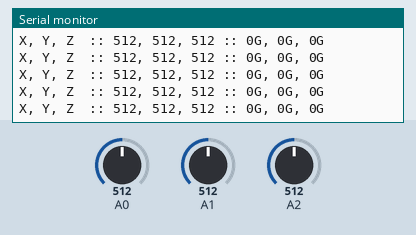
Simulated run of this sketch. Board: Arduino Uno, built with avr-gcc and run on an emulated ATmega328P. On the bench: the last lines printed to the serial monitor. Inputs (shaded band) come from the test bench; at power-on: A0 = 512, A1 = 512, A2 = 512.

Above: at 1.2 s.
1.3 s: A0 set to 498
At 1.39 s:
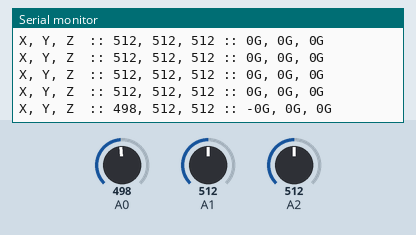
4.3 s: A1 set to 496
At 4.32 s:
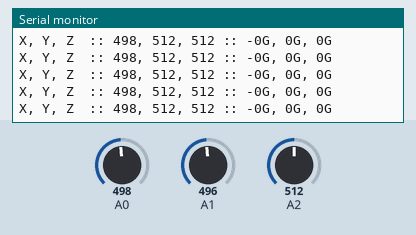
7.3 s: A2 set to 502
At 7.31 s:
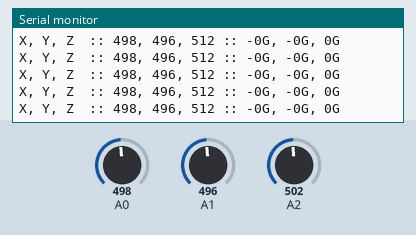

The sketch:

Calibrated_Sensor_Output.ino
```cpp
const int xInput = A0;
const int yInput = A1;
const int zInput = A2;

// initialize minimum and maximum Raw Ranges for each axis
// 10-bit analog digit convert
int RawMin = 0;
int RawMax = 1023;

// Take multiple samples to reduce noise
const int sampleSize = 10;

void setup() {
  // put your setup code here, to run once:
  analogReference(EXTERNAL);
  Serial.begin(9600);

}

void loop() {
  // put your main code here, to run repeatedly:
  // Read raw values
  // ReadAxis() takes 10 samples of ADC conversions and return the average
  int xRaw = ReadAxis(xInput);
  int yRaw = ReadAxis(yInput);
  int zRaw = ReadAxis(zInput);

  // Convert raw values to 'milli-Gs"
  // converts the analog output voltages from the sensor to gravitational acceleration(G)
  // The values -3000 and 3000 represents the gravitational acceleration
  // (in milli-g which is 1/1000 of a g) measured by the sensor
  // i.e. ±3g (-3000 milli-g to 3000 milli-g).
  long xScaled = map(xRaw, RawMin, RawMax, -3000, 3000);
  long yScaled = map(yRaw, RawMin, RawMax, -3000, 3000);
  long zScaled = map(zRaw, RawMin, RawMax, -3000, 3000);

  // re-scale to fractional Gs
  float xAccel = xScaled / 1000.0;
  float yAccel = yScaled / 1000.0;
  float zAccel = zScaled / 1000.0;

  Serial.print("X, Y, Z  :: ");
  Serial.print(xRaw);
  Serial.print(", ");
  Serial.print(yRaw);
  Serial.print(", ");
  Serial.print(zRaw);
  Serial.print(" :: ");
  Serial.print(xAccel,0);
  Serial.print("G, ");
  Serial.print(yAccel,0);
  Serial.print("G, ");
  Serial.print(zAccel,0);
  Serial.println("G");

  delay(10);

}

// Take samples and return the average
int ReadAxis(int axisPin)
{
  long reading = 0;
  analogRead(axisPin);
  delay(1);
  for (int i = 0; i < sampleSize; i++)
  {
  reading += analogRead(axisPin);
  }
  return reading/sampleSize;
}
```

ADC.c
```cpp
#include <avr/io.h>
#include <stdint.h>       // needed for uint8_t
#include "ADC.h"

short ADC_single_read(uint8_t adctouse)
{
	short ADCval;

	ADMUX = adctouse;         // use #1 ADC
	ADMUX |= (1 << REFS0);    // use AVcc as the reference
	ADMUX &= ~(1 << ADLAR);   // clear for 10 bit resolution

	ADCSRA |= (1 << ADPS2) | (1 << ADPS1) | (1 << ADPS0);    // 128 prescale for 8Mhz
	ADCSRA |= (1 << ADEN);    // Enable the ADC

	ADCSRA |= (1 << ADSC);    // Start the ADC conversion

	while(ADCSRA & (1 << ADSC));      // This line waits for the ADC to finish


	ADCval = ADCL;
	ADCval = (ADCH << 8) + ADCval;    // ADCH is read so ADC can be updated again

	return ADCval;
}

short ADC_avg_sample(uint8_t adctouse){
    short sum = 0;
    int i;
    for(i = 0; i < N_AVG_SAMPLES; i++)
        sum += ADC_single_read(adctouse);

    return (short) (sum/N_AVG_SAMPLES);
}

int map(int x, int in_min, int in_max, int out_min, int out_max) {
	// Re maps a number from one range to another
	return ((x - in_min) * 7.82) + out_min; // map function from arduino code
}
```

ADC.h
```cpp
#include <avr/io.h>
#include <stdint.h>       // needed for uint8_t

#ifndef F_CPU
#define F_CPU   1000000UL
#endif

#define N_AVG_SAMPLES 10  // Number of samples taken in the ADC_avg_sample

/*  Reads from the ADC passed in as an unsigned 8 bit number, in the case of the
    ATMega328p there are 6 different ADCs that can be used (0-5), it returns a value
    from 0 - 1023 (10 bit resolution)
*/
short ADC_single_read(uint8_t adctouse);

/*  This function takes in an int x within a range [in_min, in_max] and outputs an
    equivalent number in the range [out_min, out_max]
*/
int map(int x, int in_min, int in_max, int out_min, int out_max);

/*  Returns the avg of N_AVG_SAMPLES from the ADC passed in as a parameter, this is done
    in order to smooth out any noise
*/
short ADC_avg_sample(uint8_t adctouse);
```

Accelerometer_to_RGB_LED.c
```cpp
#include <avr/io.h>
#include <util/delay.h>
#include <stdint.h>       // needed for uint8_t
#define F_CPU   1000000UL

// Got this from https://sites.google.com/site/qeewiki/books/avr-guide/pwm-on-the-atmega328
int ADC_single_read(uint8_t adctouse)
{
	int ADCval;

	ADMUX = adctouse;         // use #1 ADC
	ADMUX |= (1 << REFS0);    // use AVcc as the reference
	ADMUX &= ~(1 << ADLAR);   // clear for 10 bit resolution

	ADCSRA |= (1 << ADPS2) | (1 << ADPS1) | (1 << ADPS0);    // 128 prescale for 8Mhz
	ADCSRA |= (1 << ADEN);    // Enable the ADC

	ADCSRA |= (1 << ADSC);    // Start the ADC conversion

	while(ADCSRA & (1 << ADSC));      // Thanks T, this line waits for the ADC to finish


	ADCval = ADCL;
	ADCval = (ADCH << 8) + ADCval;    // ADCH is read so ADC can be updated again

	return ADCval;
}

int map(int x, int in_min, int in_max, int out_min, int out_max) {
	// Re maps a number from one range to another
	return (x - in_min) * (out_max - out_min) / (in_max - in_min) + out_min; // map function from arduino code
}

int inRange(float low, float high, float x)
{
	return ((x-high)*(x-low) <= 0);
}

int main(void)
{
	DDRD |= (1 << DDD6);
	// PD6 is now an output

	OCR0A = 128;
	// set PWM for 50% duty cycle


	TCCR0A |= (1 << COM0A1);
	// set none-inverting mode

	TCCR0A |= (1 << WGM01) | (1 << WGM00);
	// set fast PWM Mode

	TCCR0B |= (1 << CS01);
	// set prescaler to 8 and starts PWM

	int raw;
	float axixScaled;

	while(1)
	{
		 // This will read from ADC3 and map it to gravitational acceleration (G)
		raw = ADC_single_read(1);
		axixScaled = map(raw, 0, 1023, 0, 255)/1.0;
		OCR0A = (int) axixScaled;
		/*if(inRange(-2000.0, 2000.0, axixScaled)) OCR0A = 255; // Turn LED on if 1G is on the axis being sampled
		else {
			OCR0A = 0;
		}*/

	}
}
```

UART.c
```cpp
#include <avr/io.h>
#include <util/delay.h>
#include <stdint.h>       // needed for uint8_t
#include "UART.h"

unsigned char MYUBBR = ((F_CPU/4/BAUD) - 1) / 2;

void UART_Init(void){
	// Set Baud rate
	UCSR0A = (1<<U2X0); // Double the UART Trans speed

	UBRR0H = (unsigned char)(MYUBBR>>8);
	UBRR0L = (unsigned char)MYUBBR;

	UCSR0C = (3<<UCSZ00); // 8data, 1stop bit, Asynchronous mode, No parity

	// Enable receiver and transmitter
	UCSR0B = (1<<RXEN0)|(1<<TXEN0)|(1<<RXCIE0);
	UCSR0B &= ~(1<<UDRIE0);
}

unsigned char UART_ReceiveChar(unsigned int time_out){
	// Wait for data to be received
	do{
		if (UCSR0A & (1<<RXC0)) return UDR0;
	}while(--time_out);
	return 0;
}

void UART_TransmitChar(unsigned char data){
	// Wait for empty transmit buffer
	while( !(UCSR0A & (1<<UDRE0)) )
	;
	UDR0 = data;
}

void UART_TransmitStr(char* StringPtr){
	while(*StringPtr != 0x00){
		UART_TransmitChar(*StringPtr);    //Using the simple send function we send one char at a time
		StringPtr++;
	}        //We increment the pointer so we can read the next char
}
```

UART.h
```cpp
#ifndef BAUD
#define BAUD 9600
#endif
#include <avr/io.h>

extern unsigned char MYUBRR;

void UART_Init(void); // It initializes the UART using 9600 baud rate as default
unsigned char UART_ReceiveChar(unsigned int timeout);
void UART_TransmitChar(unsigned char data);
void UART_TransmitStr(char* StringPtr);
```

main.c
```cpp
#include <avr/io.h>
#include <util/delay.h>
#include <stdint.h>       // needed for uint8_t
#include <stdio.h>
#include <math.h>
#include "UART.h"
#include "ADC.h"

//#define DEBUG_FLAG 1 // Uncomment/comment to toggle debug prints (sent through uart)

short X_RAW, Y_RAW, Z_RAW, X_RAW_PREV, Y_RAW_PREV, Z_RAW_PREV;
int X_SCALED, Y_SCALED, Z_SCALED, N_SAMPLES;
double SUM;

uint8_t X_ADC = 0;
uint8_t Y_ADC = 1;
uint8_t Z_ADC = 2;
int RAW_MIN = 0;
int RAW_MAX = 1023;
int SCALED_MIN = -3000;
int SCALED_MAX = 3000;
float SAMPLE_NUMBER = 3.0;
const int DELAY_MS = 50;
unsigned int CHECK_CONN_FLAG;

char json_str_format[70] = "{\"SUM\" : %s}\n";

/* 	This function just checks if there is a connection trying to
	start the communication. It returns 0 if it times out, 1 if there is a
	connection and the correct flag was received, -1 if there was a connection
	but the wrong flag was detected.
*/

void reverse(char* str, int len)
{
    int i = 0, j = len - 1, temp;
    while (i < j) {
        temp = str[i];
        str[i] = str[j];
        str[j] = temp;
        i++;
        j--;
    }
}

// Converts a given integer x to string str[].
// d is the number of digits required in the output.
// If d is more than the number of digits in x,
// then 0s are added at the beginning.
int intToStr(int x, char str[], int d)
{
    int i = 0;
    while (x) {
        str[i++] = (x % 10) + '0';
        x = x / 10;
    }

    // If number of digits required is more, then
    // add 0s at the beginning
    while (i < d)
        str[i++] = '0';

    reverse(str, i);
    str[i] = '\0';
    return i;
}

// Converts a floating-point/double number to a string.
void ftoa(float n, char* res, int afterpoint)
{
    // Extract integer part
    int ipart = (int)n;

    // Extract floating part
    float fpart = n - (float)ipart;

    // convert integer part to string
    int i = intToStr(ipart, res, 0);

    // check for display option after point
    if (afterpoint != 0) {
        res[i] = '.'; // add dot

        // Get the value of fraction part upto given no.
        // of points after dot. The third parameter
        // is needed to handle cases like 233.007
        fpart = fpart * pow(10, afterpoint);

        intToStr((int)fpart, res + i + 1, afterpoint);
    }
}


int check_connection(int timeout){
	// This flag could be a string, but the code below should be ammended
	char flag = 'H';

	char tmp = UART_ReceiveChar(timeout);
	if(tmp == 0){
		UART_TransmitStr("Check_connection timed out\n");
		return 0;
	}
	if(tmp == flag){
		UART_TransmitStr("Check_connection received the correct flag\n");
		return 1;
	}
	UART_TransmitStr("Did not receive the correct flag\n");
	return -1;
}

/* Returns the difference of a and b */
int get_difference(short a, short b){
	int tmp = a - b;
	if(tmp < 0) return -1 * tmp;
	return tmp;
}

void sample_axis(void){
	/* Sample each axis */
	X_RAW = ADC_avg_sample(X_ADC);
	Y_RAW = ADC_avg_sample(Y_ADC);
	Z_RAW = ADC_avg_sample(Z_ADC);

	/* Add the difference to a tmp sum */
	float tmp = square(get_difference(X_RAW, X_RAW_PREV)) +
		square(get_difference(Y_RAW, Y_RAW_PREV)) +
		square(get_difference(Z_RAW, Z_RAW_PREV));

	SUM += sqrt(tmp);

	/* Set the prev to the current values for next iteration */
	X_RAW_PREV = X_RAW;
	Y_RAW_PREV = Y_RAW;
	Z_RAW_PREV = Z_RAW;
}

int main(void){
	UART_Init();
	_delay_ms(DELAY_MS);

	int n = 1;

	X_RAW_PREV = ADC_avg_sample(X_ADC);
	Y_RAW_PREV = ADC_avg_sample(Y_ADC);
	Z_RAW_PREV = ADC_avg_sample(Z_ADC);

	SUM = 0;

	char buffer[70];
	char bufferN[10]; // A buffer for numbers, mostly for debugging

	CHECK_CONN_FLAG = 2*SAMPLE_NUMBER;

	#ifdef DEBUG_FLAG
		UART_TransmitStr("\n\n****** Fitmeow Project ******\n");
		UART_TransmitStr("DELAY_MS = ");
		itoa(DELAY_MS, bufferN, 10);
		UART_TransmitStr(bufferN);
		UART_TransmitStr("     ");
		UART_TransmitStr("SAMPLE_NUMBER = ");
		itoa(SAMPLE_NUMBER, bufferN, 10);
		UART_TransmitStr(bufferN);
		UART_TransmitStr("\n******************************\n");
	#endif

	while(1){
		_delay_ms(DELAY_MS); // Take 1 sample every second

		// if(!CHECK_CONN_FLAG--){ // Only check connection when check_flag is zero
		// 	check_connection(10000);
		// 	CHECK_CONN_FLAG = 2*SAMPLE_NUMBER; // Reset the check_connection_flag
		// }

		#ifdef DEBUG_FLAG
			if(n == 1) UART_TransmitStr("Sample number : \n");
			itoa(n, bufferN, 10);
			UART_TransmitStr(bufferN);
			if(n == SAMPLE_NUMBER) UART_TransmitChar('\n');
			else UART_TransmitChar(' ');
		#endif

		sample_axis();
		if(n == SAMPLE_NUMBER){
			ftoa(SUM/SAMPLE_NUMBER, bufferN, 2);
			sprintf(buffer, json_str_format, bufferN);

			/* Reset the sum and n */
			SUM = 0;
			n = 1;

			/* Transmit the data for now */
			UART_TransmitStr(buffer);

			}else{
			n++;
		}

	}

	return 0;
}
```

Measured:
- after the input at 1.3 s, the serial monitor: prints a new line after 0.07 s (image 1)
